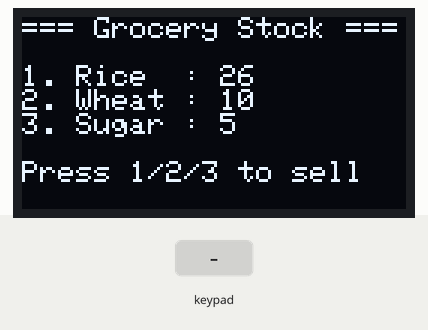
Simulated run of this sketch. Board: ESP8266 (NodeMCU). On the bench: 128×64 one-colour display. The test bench sets the inputs (shaded band). WiFi joins after 1.5 s; servers stay silent unless stated; uploads are accepted with an empty reply.

Above: at 3.8 s.
3.9 s: key '1' pressed
At 4.5 s:
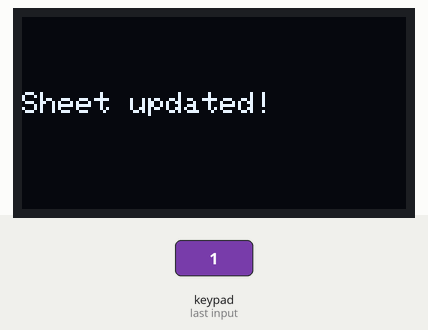
6.4 s: keypad keys 1 2 3 4 pressed 0.4 s apart
At 6.54 s:
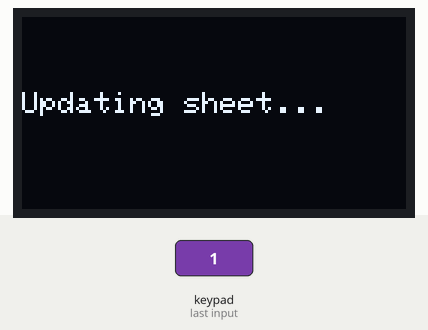
9.5 s: key '2' pressed
At 11.8 s:
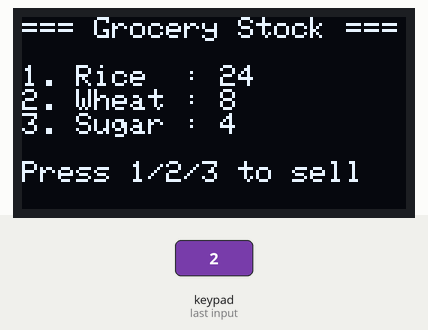
12.4 s: keypad keys 1 2 3 4 # pressed 0.4 s apart
At 16.4 s:
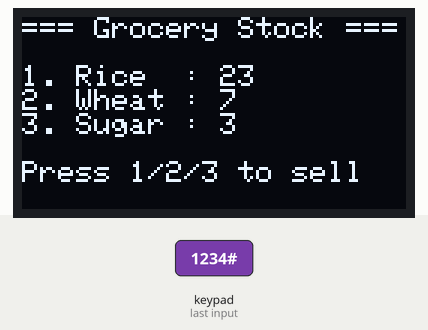
Timing chart, 0 to 16.9 s (numbered marks = the images above; inputs shaded):
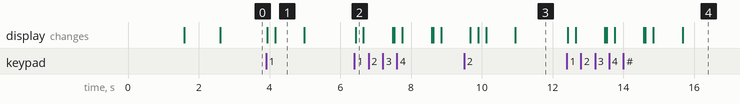

The sketch:

smart_ration_shop.ino.ino
```cpp
// Smart Ration Shop IoT Project
// ESP8266 + OLED + Keypad + Google Sheets
// Note: Replace Wi-Fi credentials and Script URL before running
#include <Wire.h>
#include <Adafruit_GFX.h>
#include <Adafruit_SSD1306.h>
#include <Keypad.h>

#ifdef CLOSED
#undef CLOSED        // Remove Keypad's CLOSED macro to avoid clash with WiFi
#endif

#include <ESP8266WiFi.h>
#include <ESP8266HTTPClient.h>
#include <WiFiClientSecure.h>

// ---------- WIFI ----------
const char* ssid     = "YOUR_WIFI_NAME";
const char* password = "YOUR_WIFI_NAME";

// ---------- GOOGLE SHEETS ----------
// Deploy Apps Script as web app → copy the URL here
const char* googleScriptURL = "YOUR_GOOGLE_SCRIPT_URL";

// ---------- OLED ----------
#define SCREEN_WIDTH 128
#define SCREEN_HEIGHT 64
#define OLED_RESET -1
Adafruit_SSD1306 display(SCREEN_WIDTH, SCREEN_HEIGHT, &Wire, OLED_RESET);

// ---------- STOCK ----------
int rice  = 26;
int wheat = 10;
int sugar = 5;

// ---------- KEYPAD (4x3) ----------
const byte ROWS = 4;
const byte COLS = 3;

char keys[ROWS][COLS] = {
  {'1', '2', '3'},
  {'4', '5', '6'},
  {'7', '8', '9'},
  {'*', '0', '#'}
};

byte rowPins[ROWS] = {3, D7, D6, D5};   // Reversed pin order
byte colPins[COLS] = {1, D4, D3};        // Reversed pin order

Keypad keypad = Keypad(makeKeymap(keys), rowPins, colPins, ROWS, COLS);

// ---------- DISPLAY FUNCTION ----------
void displayStock() {
  display.clearDisplay();
  display.setTextSize(1);
  display.setTextColor(SSD1306_WHITE);

  display.setCursor(0, 0);
  display.println("=== Grocery Stock ===");
  display.println();

  display.print("1. Rice  : ");
  display.println(rice);

  display.print("2. Wheat : ");
  display.println(wheat);

  display.print("3. Sugar : ");
  display.println(sugar);

  display.println();
  display.println("Press 1/2/3 to sell");

  display.display();
}

void displayMessage(const char* msg) {
  display.clearDisplay();
  display.setTextSize(1);
  display.setTextColor(SSD1306_WHITE);
  display.setCursor(0, 25);
  display.println(msg);
  display.display();
}

// ---------- SEND TO GOOGLE SHEETS ----------
void sendToGoogleSheets() {
  if (WiFi.status() != WL_CONNECTED) {
    displayMessage("WiFi disconnected!");
    delay(1000);
    return;
  }

  displayMessage("Updating sheet...");

  WiFiClientSecure client;
  client.setInsecure();  // Skip SSL cert check (fine for Google)

  HTTPClient http;
  http.begin(client, googleScriptURL);
  http.setFollowRedirects(HTTPC_STRICT_FOLLOW_REDIRECTS);  // Google redirects
  http.addHeader("Content-Type", "application/json");

  // Build JSON payload
  String payload = "{\"rice\":" + String(rice) +
                   ",\"wheat\":" + String(wheat) +
                   ",\"sugar\":" + String(sugar) + "}";

  int httpCode = http.POST(payload);

  if (httpCode == 200) {
    displayMessage("Sheet updated!");
  } else {
    display.clearDisplay();
    display.setCursor(0, 20);
    display.print("Error: ");
    display.println(httpCode);
    display.display();
  }

  http.end();
  delay(800);
}

// ---------- SETUP ----------
void setup() {
  Wire.begin(D2, D1);  // SDA=D2, SCL=D1

  if (!display.begin(SSD1306_SWITCHCAPVCC, 0x3C)) {
    while (true);
  }

  // Connect to WiFi
  displayMessage("Connecting WiFi...");
  WiFi.begin(ssid, password);

  int attempts = 0;
  while (WiFi.status() != WL_CONNECTED && attempts < 30) {
    delay(500);
    attempts++;
  }

  if (WiFi.status() == WL_CONNECTED) {
    displayMessage("WiFi Connected!");
  } else {
    displayMessage("WiFi FAILED!");
  }
  delay(1000);

  displayStock();
}

// ---------- LOOP ----------
void loop() {
  char key = keypad.getKey();

  if (key) {
    bool changed = false;

    if (key == '1' && rice > 0) {
      rice--;
      changed = true;
    }
    else if (key == '2' && wheat > 0) {
      wheat--;
      changed = true;
    }
    else if (key == '3' && sugar > 0) {
      sugar--;
      changed = true;
    }

    if (changed) {
      sendToGoogleSheets();  // Update sheet only when stock changes
    }

    displayStock();
  }
}
```

Measured:
- after the input at 3.9 s, the display: first changes at once (image 1 shows a later state)
- after the input at 6.4 s, the display: changes at once (image 2)
- after the input at 9.5 s, the display: first differs from a run without the input after 0.40 s (image 3 shows a later state)
- after the input at 12.4 s, the display: first changes at once (image 4 shows a later state)
- what the display in image 1 shows lasts 0.8 s, from 4.2 s to 5.0 s
